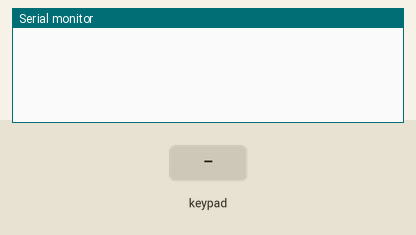
Simulated run of this sketch. Board: ESP8266 (NodeMCU). On the bench: the last lines printed to the serial monitor. Inputs (shaded band) come from the test bench.

Above: at 1.2 s.
1.3 s: key '0' pressed
At 2.5 s:
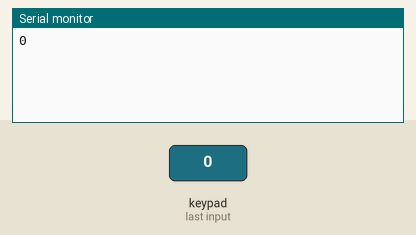
2.8 s: keypad keys 1 2 A pressed 0.4 s apart
At 4.4 s:
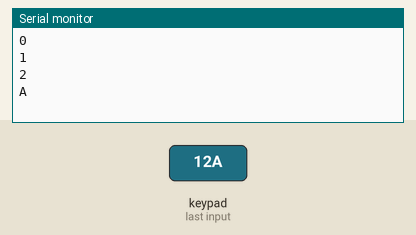
5.5 s: key 'B' pressed
At 6.0 s:
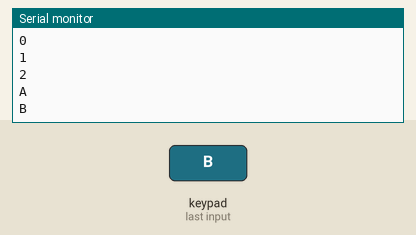
7.0 s: keypad keys 1 2 D pressed 0.4 s apart
At 8.8 s:
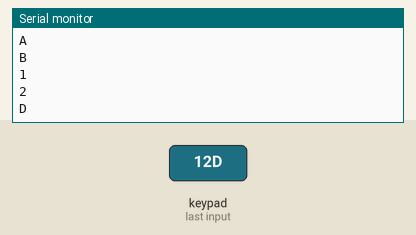
9.7 s: key 'C' pressed
At 10.3 s:
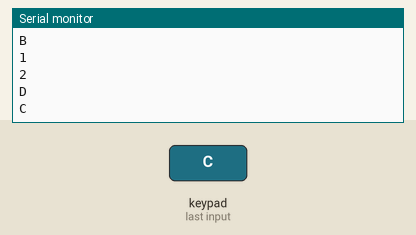
11.2 s: key 'E' pressed
At 11.7 s:
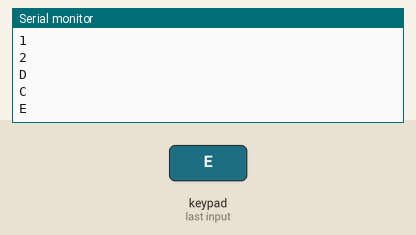
Timing chart, 0 to 13.7 s (numbered marks = the images above; inputs shaded):
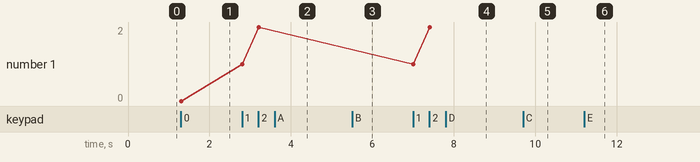

The sketch:

4x4_Matrix_Keypad.ino
```cpp
#include <Keypad.h>

const byte ROWS = 4; //four rows
const byte COLS = 4; //four columns
//define the cymbols on the buttons of the keypads
char hexaKeys[ROWS][COLS] = {
 {'0','1','2','3'},
 {'4','5','6','7'},
 {'8','9','A','B'},
 {'C','D','E','F'}
};
byte rowPins[ROWS] = {D0,D1,D2,D3}; //connect to the row pinouts of the keypad
byte colPins[COLS] = {D5,D6,D7,D9}; //connect to the column pinouts of the keypad

//initialize an instance of class NewKeypad
Keypad customKeypad = Keypad( makeKeymap(hexaKeys), rowPins, colPins, ROWS, COLS);

void setup(){
 Serial.begin(9600);
}

void loop(){
  char customKey = customKeypad.getKey();
  if (customKey){
   Serial.println(customKey);
  }
}
```

Measured:
- after the input at 1.3 s, the serial monitor: prints a new line at once (image 1)
- after the input at 2.8 s, the serial monitor: prints a new line at once (image 2)
- after the input at 5.5 s, the serial monitor: prints a new line at once (image 3)
- after the input at 7.0 s, the serial monitor: prints a new line at once (image 4)
- after the input at 9.7 s, the serial monitor: prints a new line at once (image 5)
- after the input at 11.2 s, the serial monitor: prints a new line at once (image 6)
- plotted number 1: 0 → 2 after the input at 2.8 s
